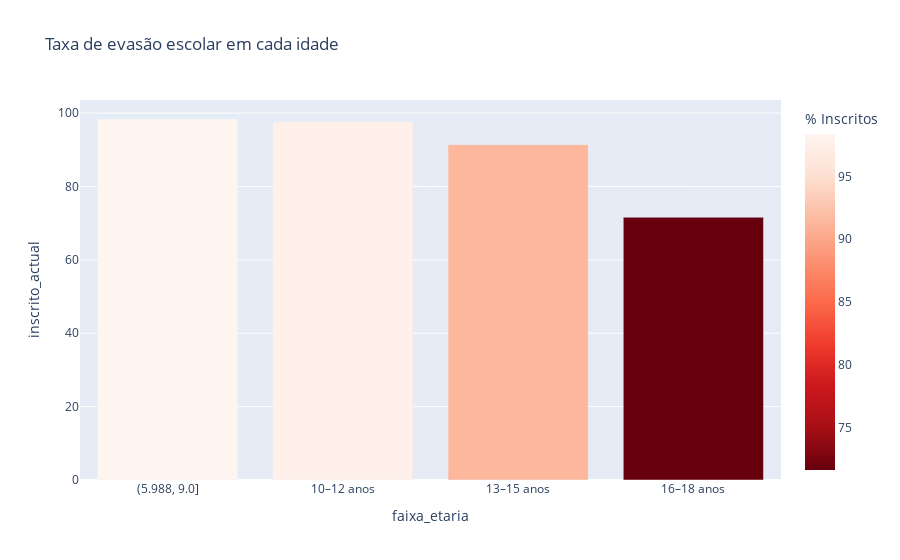

The notebook cell this image was saved under:
### Code cell
import plotly.express as px

mapa_labels = {
    "(5.98, 9.0]": "6–9 anos",
    "(9.0, 12.0]": "10–12 anos",
    "(12.0, 15.0]": "13–15 anos",
    "(15.0, 18.0]": "16–18 anos"
}


df['faixa_etaria'] = pd.cut(df['EDAD'], 4 )


idade = df[['faixa_etaria','inscrito_actual']].groupby('faixa_etaria').mean().reset_index()
idade['inscrito_actual'] *= 100
idade['faixa_etaria'] = idade['faixa_etaria'].astype(str)

idade['faixa_etaria'] = idade['faixa_etaria'].replace(mapa_labels)
display(idade)

fig = px.bar(idade, x='faixa_etaria', 
             y='inscrito_actual', 
             color='inscrito_actual', 
             color_continuous_scale='Reds_r', 

             title = "Taxa de evasão escolar em cada idade")




fig.update_coloraxes(colorbar_title='% Inscritos')
fig.show()

### Figure 1 — Plotly figure (JSON) as saved in the notebook; plotly's stock layout.template omitted (floating-point values rounded to 4 significant figures)
{"data": [{"hovertemplate": "faixa_etaria=%{x}<br>inscrito_actual=%{marker.color}<extra></extra>", "legendgroup": "", "marker": {"color": [98.39, 97.61, 91.38, 71.61], "coloraxis": "coloraxis", "pattern": {"shape": ""}}, "name": "", "orientation": "v", "showlegend": false, "textposition": "auto", "type": "bar", "x": ["(5.988, 9.0]", "10–12 anos", "13–15 anos", "16–18 anos"], "xaxis": "x", "y": [98.39, 97.61, 91.38, 71.61], "yaxis": "y"}], "layout": {"barmode": "relative", "coloraxis": {"colorbar": {"title": {"text": "% Inscritos"}}, "colorscale": [[0, "rgb(103,0,13)"], [0.125, "rgb(165,15,21)"], [0.25, "rgb(203,24,29)"], [0.375, "rgb(239,59,44)"], [0.5, "rgb(251,106,74)"], [0.625, "rgb(252,146,114)"], [0.75, "rgb(252,187,161)"], [0.875, "rgb(254,224,210)"], [1, "rgb(255,245,240)"]]}, "legend": {"tracegroupgap": 0}, "title": {"text": "Taxa de evasão escolar em cada idade"}, "xaxis": {"anchor": "y", "domain": [0, 1], "title": {"text": "faixa_etaria"}}, "yaxis": {"anchor": "x", "domain": [0, 1], "title": {"text": "inscrito_actual"}}}}
